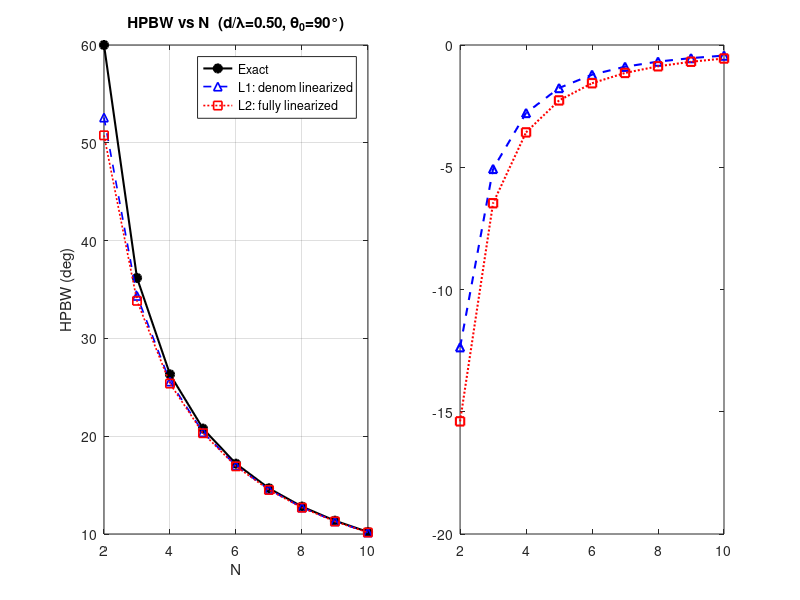

This chart was generated by the following MATLAB code: (Note: this script raises an error after producing the figure.)
function ula_hpbw(N_max, d_over_lambda, theta0_deg)
%ULA_BEAMWIDTH Summary of this function goes here
%   Detailed explanation goes here
%
% INPUT
%
%
% OUTPUT
%
%
% USAGE
%
%

% Douglas O. Carlson, Ph.D. (doug.o.carlson@gmail.com), 2026-04-11 17:55

%%



% Exact and approximate HPBW for ULA, broadside or steered.
% N_max        : compute for N = 2:N_max
% d_over_lambda: element spacing in wavelengths
% theta0_deg   : steering angle from broadside axis (0 = broadside)

if nargin < 1, N_max        = 10;  end
if nargin < 2, d_over_lambda = 0.5; end
if nargin < 3, theta0_deg   = 90;  end  % 90 deg = broadside in theta-convention

kd   = 2*pi * d_over_lambda;
beta = kd * cosd(theta0_deg);          % progressive phase for steering

Nvec = (2:N_max)';
psi_hp_exact = zeros(size(Nvec));
psi_hp_L1    = zeros(size(Nvec));      % denominator linearized only

%% ---- sinc root (Level 1 denominator linearization) ----------------------
% sin(x)/x = 1/sqrt(2), solve once
x0 = fzero(@(x) sin(x)./x - 1/sqrt(2), 1.2);   % x0 ~ 1.3916

for k = 1:numel(Nvec)
    N = Nvec(k);

    % --- exact: solve sin(N*u)/sin(u) = N/sqrt(2) for u in (0, pi/N) ----
    % equivalently f(u) = sqrt(2)*sin(N*u) - N*sin(u) = 0
    f = @(u) sqrt(2)*sin(N*u) - N*sin(u);

    % bracket: u=0 is f=0 (trivial), first non-trivial root < pi/N
    % scan for sign change
    u_test = linspace(1e-6, pi/N - 1e-6, 2000);
    fv     = f(u_test);
    idx    = find(diff(sign(fv)) < 0, 1);          % first negative crossing
    u_root = fzero(f, [u_test(idx), u_test(idx+1)]);
    psi_hp_exact(k) = 2*u_root;

    % Level 1
    psi_hp_L1(k) = 2*x0 / N;
end

%% ---- map psi_hp -> HPBW in theta-space ----------------------------------
% psi = kd*cos(theta) - beta  =>  cos(theta) = (psi + beta)/kd
% theta_hp satisfies psi(theta_hp) = +/- psi_hp around psi=0

hpbw_exact = hpbw_from_psi(psi_hp_exact, kd, beta);
hpbw_L1    = hpbw_from_psi(psi_hp_L1,    kd, beta);
% Level 2: full linearization
hpbw_L2    = rad2deg(0.886 * 1 ./ (Nvec * d_over_lambda));

%% ---- table ---------------------------------------------------------------
fprintf('\nd/lambda = %.3f,  theta0 = %.1f deg\n\n', d_over_lambda, theta0_deg);
fprintf('%4s  %10s  %10s  %10s  %10s  %8s\n', ...
    'N', 'psi_hp', 'HPBW_exact', 'HPBW_L1', 'HPBW_L2', 'Err_L2%');
fprintf('%s\n', repmat('-',1,62));
for k = 1:numel(Nvec)
    err = 100*(hpbw_L2(k) - hpbw_exact(k)) / hpbw_exact(k);
    fprintf('%4d  %10.4f  %10.4f  %10.4f  %10.4f  %8.2f\n', ...
        Nvec(k), psi_hp_exact(k), hpbw_exact(k), hpbw_L1(k), hpbw_L2(k), err);
end

%% ---- plot ----------------------------------------------------------------
figure('Position',[100 100 1100 480]);

subplot(1,2,1)
plot(Nvec, hpbw_exact, 'ko-', 'LineWidth',1.5, 'MarkerFaceColor','k', 'DisplayName','Exact'); hold on
plot(Nvec, hpbw_L1,    'b^--','LineWidth',1.2, 'DisplayName','L1: denom linearized');
plot(Nvec, hpbw_L2,    'rs:' ,'LineWidth',1.2, 'DisplayName','L2: fully linearized');
xlabel('N');  ylabel('HPBW (deg)');
title(sprintf('HPBW vs N  (d/\\lambda=%.2f, \\theta_0=%.0f°)', d_over_lambda, theta0_deg));
legend('Location','northeast');  grid on;

subplot(1,2,2)
err_L1 = 100*(hpbw_L1 - hpbw_exact) ./ hpbw_exact;
err_L2 = 100*(hpbw_L2 - hpbw_exact) ./ hpbw_exact;
plot(Nvec, err_L1, 'b^--','LineWidth',1.5,'DisplayName','L1 error'); hold on
plot(Nvec, err_L2, 'rs:' ,'LineWidth',1.5,'DisplayName','L2 error');
yline(0,'k-','LineWidth',0.8);
xlabel('N');  ylabel('Relative error (%)');
title('Approximation error vs exact');
legend('Location','southeast');  grid on;

%% ---- pattern plots for small N ------------------------------------------
figure('Position',[100 600 1100 380]);
theta = linspace(0, 180, 3601);
psi   = kd*cosd(theta) - beta;
cmap  = lines(min(N_max-1, 6));
hold on;
for k = 1:min(numel(Nvec), 6)
    N  = Nvec(k);
    AF = abs(sin(N*psi/2) ./ (N*sin(psi/2) + eps));
    plot(theta, 20*log10(AF + eps), 'Color', cmap(k,:), 'LineWidth',1.2, ...
         'DisplayName', sprintf('N=%d', N));
end
yline(-3, 'k--', '-3 dB', 'LineWidth', 0.8);
xlim([0 180]);  ylim([-40 1]);
xlabel('\theta (deg)');  ylabel('Normalized AF (dB)');
title('Array factor magnitude');
legend('Location','north','NumColumns',3);  grid on;

end

%% =========================================================================
function hpbw = hpbw_from_psi(psi_hp, kd, beta)
% Exact angle-space HPBW from psi_hp, handling arccos domain clamp.
% Beam center at psi=0: cos(theta0) = beta/kd
% Half-power: cos(theta_hp) = (+-psi_hp + beta)/kd

c_plus  = ( psi_hp + beta) / kd;
c_minus = (-psi_hp + beta) / kd;

% clamp to valid arccos domain (scan loss / endfire boundary)
c_plus  = max(-1, min(1, c_plus));
c_minus = max(-1, min(1, c_minus));

theta_plus  = acosd(c_plus);
theta_minus = acosd(c_minus);

hpbw = abs(theta_minus - theta_plus);
end
